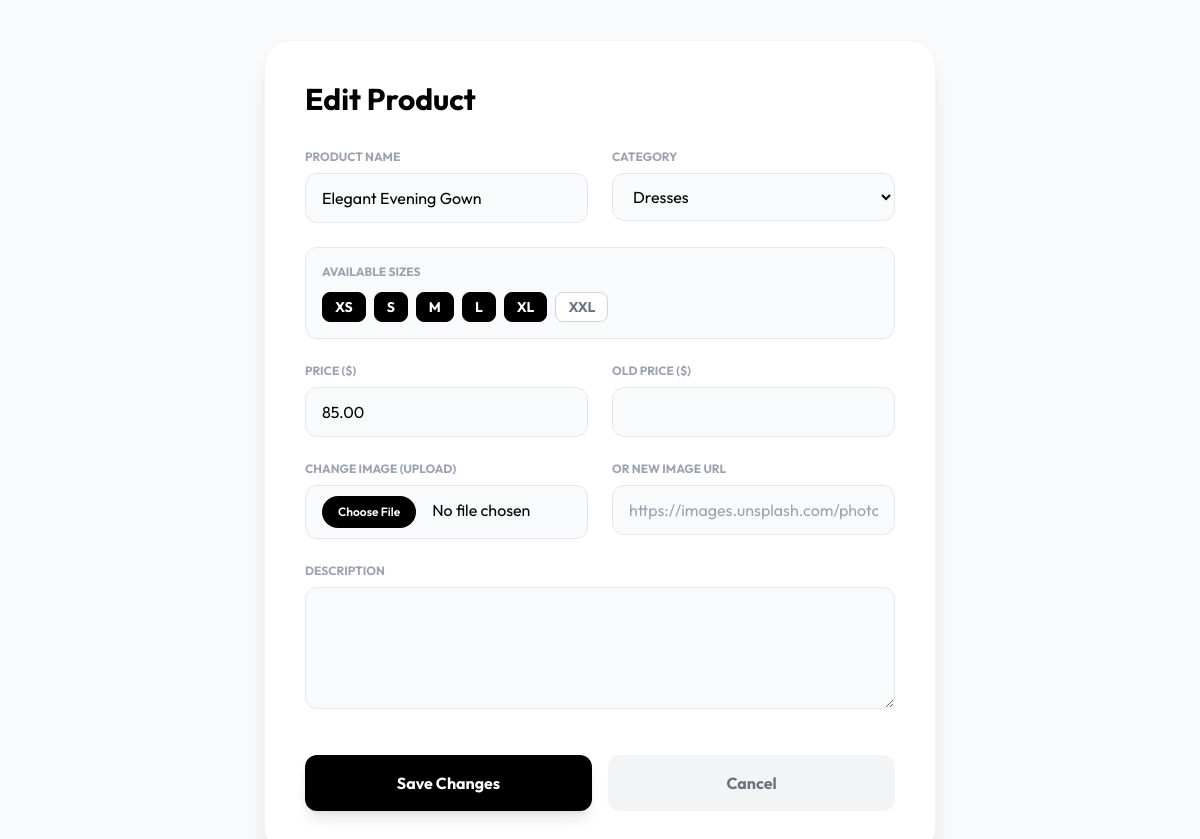
Page /admin/product-edit.php?id=2 (signed in) on the committed database.
### tables this page shows
CREATE TABLE `products` (
  `id` int(6) unsigned NOT NULL AUTO_INCREMENT,
  `name` varchar(100) NOT NULL,
  `category` varchar(50) NOT NULL,
  `price` decimal(10,2) NOT NULL,
  `old_price` decimal(10,2) DEFAULT NULL,
  `sizes` varchar(255) DEFAULT NULL,
  `colors` varchar(255) DEFAULT NULL,
  `image` varchar(255) NOT NULL,
  `description` text DEFAULT NULL,
  `sales_count` int(11) DEFAULT 0,
  `created_at` timestamp NOT NULL DEFAULT current_timestamp(),
  PRIMARY KEY (`id`)
);

### admin/product-edit.php (the view, shortened to what this page needs)
<?php
require_once '../includes/db.php';
$id = $_GET['id'] ?? null;
$result = $conn->query("SELECT * FROM products WHERE id=$id");
$product = $result->fetch_assoc();
?>
<!DOCTYPE html>
<html lang="en">
<head>
    <script src="https://cdn.tailwindcss.com"></script>
</head>
<body class="bg-gray-50 flex items-center justify-center min-h-screen py-10">
    <div class="bg-white p-10 rounded-3xl shadow-xl w-full max-w-2xl border border-gray-100">
        <h2 class="text-3xl font-bold mb-8">Edit Product</h2>
        <form method="POST" enctype="multipart/form-data" class="space-y-6">
            <div class="grid grid-cols-1 md:grid-cols-2 gap-6">
                <div>
                    <label class="block text-xs font-bold uppercase text-gray-400 mb-2">Product Name</label>
                    <input type="text" name="name" value="<?= $product['name'] ?>" required class="w-full bg-gray-50 border border-gray-200 rounded-xl py-3 px-4 focus:outline-none focus:border-black transition">
                </div>
                <div>
                    <label class="block text-xs font-bold uppercase text-gray-400 mb-2">Category</label>
                    <select name="category" class="w-full bg-gray-50 border border-gray-200 rounded-xl py-3 px-4 focus:outline-none focus:border-black transition">
                        <?php
                        $cats = ['Dresses', 'Shoes', 'Bags', 'Accessories', 'Jewelry'];
                        foreach($cats as $c) {
                            $sel = ($c == $product['category']) ? 'selected' : '';
                            echo "<option value='$c' $sel>$c</option>";
                        }
                        ?>
                    </select>
                </div>
            </div>
            <div class="bg-gray-50 rounded-xl p-4 border border-gray-200">
                <label class="block text-xs font-bold uppercase text-gray-400 mb-3">Available Sizes</label>
                <div class="flex flex-wrap gap-2">
                    <?php
                    if($product['category'] == 'Shoes') $show_sizes = ['36','37','38','39','40','41','42'];
                    elseif($product['category'] == 'Dresses') $show_sizes = ['XS','S','M','L','XL','XXL'];
                    else $show_sizes = ['One Size'];
                    foreach($show_sizes as $s):
                    ?>
                    <label class="cursor-pointer">
                        <span class="block px-3 py-1 rounded-lg border border-gray-300 bg-white text-gray-500 text-sm font-bold peer-checked:bg-black peer-checked:text-white peer-checked:border-black transition select-none"><?= $s ?></span>
                    </label>
                    <?php endforeach; ?>
                </div>
            </div>
            <div class="grid grid-cols-1 md:grid-cols-2 gap-6">
                <div>
                    <label class="block text-xs font-bold uppercase text-gray-400 mb-2">Price ($)</label>
                    <input type="number" step="0.01" name="price" value="<?= $product['price'] ?>" required class="w-full bg-gray-50 border border-gray-200 rounded-xl py-3 px-4 focus:outline-none focus:border-black transition">
                </div>
                <div>
                    <label class="block text-xs font-bold uppercase text-gray-400 mb-2">Old Price ($)</label>
                    <input type="number" step="0.01" name="old_price" value="<?= $product['old_price'] ?>" class="w-full bg-gray-50 border border-gray-200 rounded-xl py-3 px-4 focus:outline-none focus:border-black transition">
                </div>
            </div>
            <div class="grid grid-cols-1 md:grid-cols-2 gap-6">
                <div>
                    <label class="block text-xs font-bold uppercase text-gray-400 mb-2">Change Image (Upload)</label>
                    <input type="file" name="image_file" accept="image/*" class="w-full bg-gray-50 border border-gray-200 rounded-xl py-2.5 px-4 focus:outline-none focus:border-black transition file:mr-4 file:py-2 file:px-4 file:rounded-full file:border-0 file:text-xs file:font-semibold file:bg-black file:text-white hover:file:bg-gray-800">
                </div>
                <div>
                    <label class="block text-xs font-bold uppercase text-gray-400 mb-2">OR New Image URL</label>
                    <input type="url" name="image_url" placeholder="<?= $product['image'] ?>" class="w-full bg-gray-50 border border-gray-200 rounded-xl py-3 px-4 focus:outline-none focus:border-black transition">
                </div>
            </div>
            <div>
                <label class="block text-xs font-bold uppercase text-gray-400 mb-2">Description</label>
                <textarea name="description" rows="4" class="w-full bg-gray-50 border border-gray-200 rounded-xl py-3 px-4 focus:outline-none focus:border-black transition"><?= $product['description'] ?></textarea>
            </div>
            <div class="pt-4 flex gap-4">
                <button type="submit" class="flex-1 bg-black text-white py-4 rounded-xl font-bold hover:bg-gray-800 transition shadow-lg">Save Changes</button>
                <a href="products.php" class="flex-1 bg-gray-100 text-gray-500 py-4 rounded-xl font-bold hover:bg-gray-200 transition text-center flex items-center justify-center">Cancel</a>
            </div>
        </form>
    </div>
</body>
</html>

### admin/product-edit.php (style rules this page uses)
body { font-family: 'Outfit', sans-serif; }

### rows in the picture
products: name "Elegant Evening Gown", price "85.00", image_url "https://images.unsplash.com/photo-1595777457583-95e059d581b8?q=80&w=400"

### other values in the picture
$s "XS"
$s "S"
$s "M"
$s "L"
$s "XL"
$s "XXL"
form field category "Dresses"
